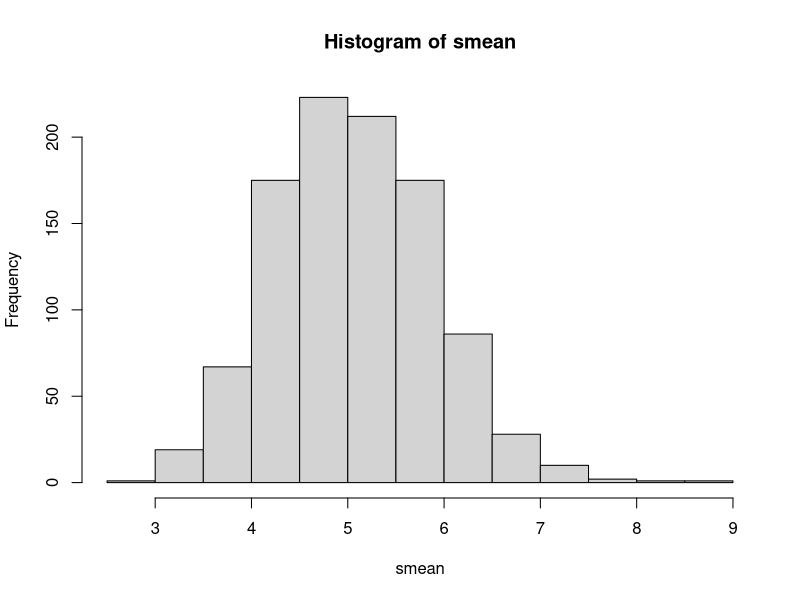
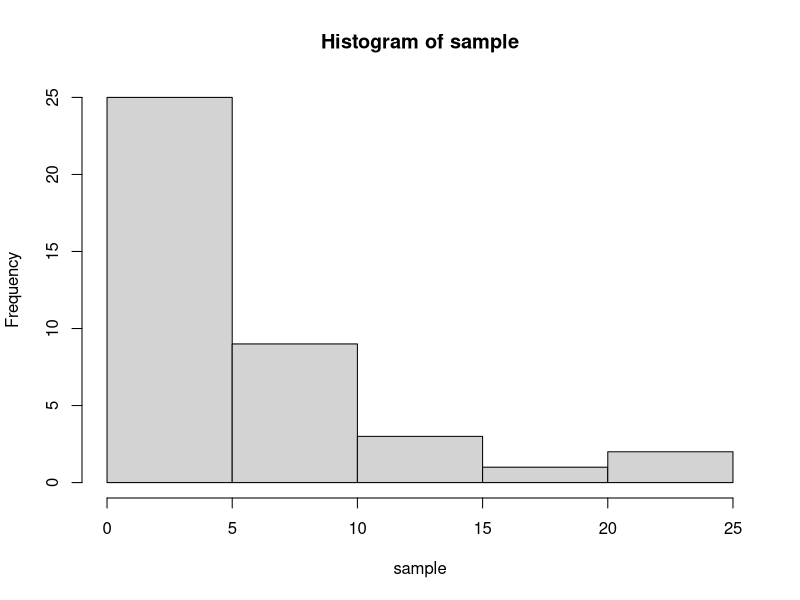
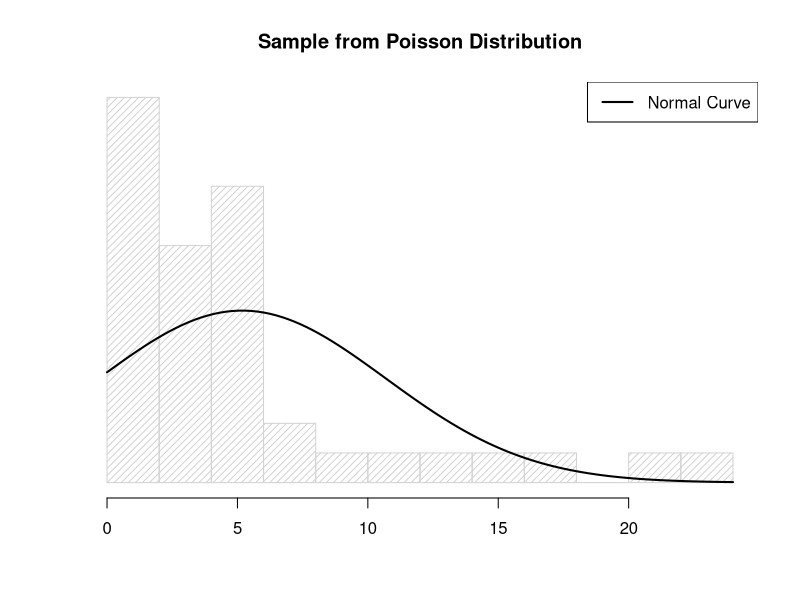
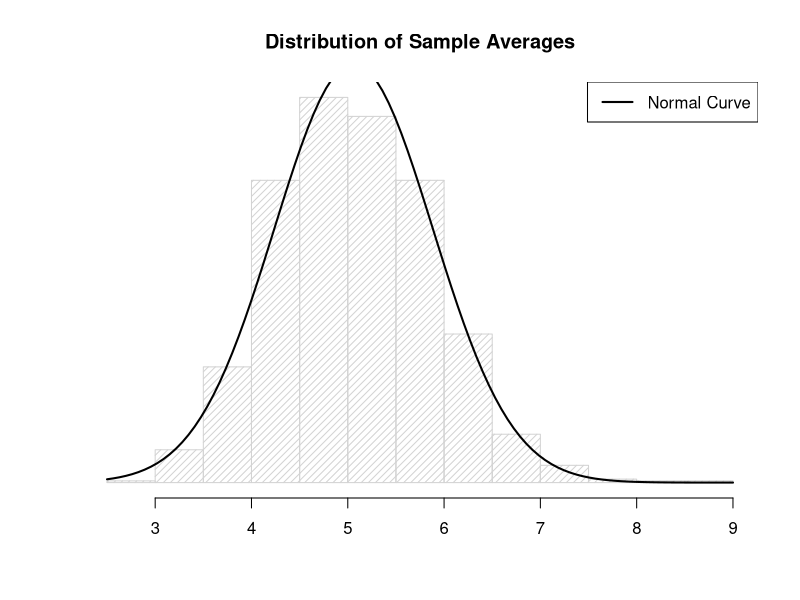

These charts were generated, in order, by the following R code:
lambda <- .2
n <- 40
nosim <- 1000
tmean <-1/lambda
tsd <- 1/lambda

#sample mean
sample <- rexp(n, lambda)
        mean(sample)
        sd(sample)

smean <- apply(matrix(rexp(n*nosim, lambda), nosim), 1, mean)
        mean(smean)
        hist(smean)

#sample variance
(1/lambda)/sqrt(n)
ssd <- sd(smean)

#distribution
hist(sample)
stdm <- (smean - mean(smean))/sd(smean)

hist(sample, breaks = 10, density = 20, prob = T,
      main = "Sample from Poisson Distribution",
      xlab ="", ylab = "", yaxt = "n")
curve(dnorm(x, mean = mean(sample), sd = sd(sample)), add= T, lwd = 2)
legend("topright", legend = c("Normal Curve"), lwd = 2)



hist(smean, breaks = 10, density = 20, prob = T,
     main = "Distribution of Sample Averages",
     xlab ="", ylab = "", yaxt = "n")
curve(dnorm(x, mean = mean(smean), sd = sd(smean)), add= T, lwd = 2)
legend("topright", legend = c("Normal Curve"), lwd = 2)
